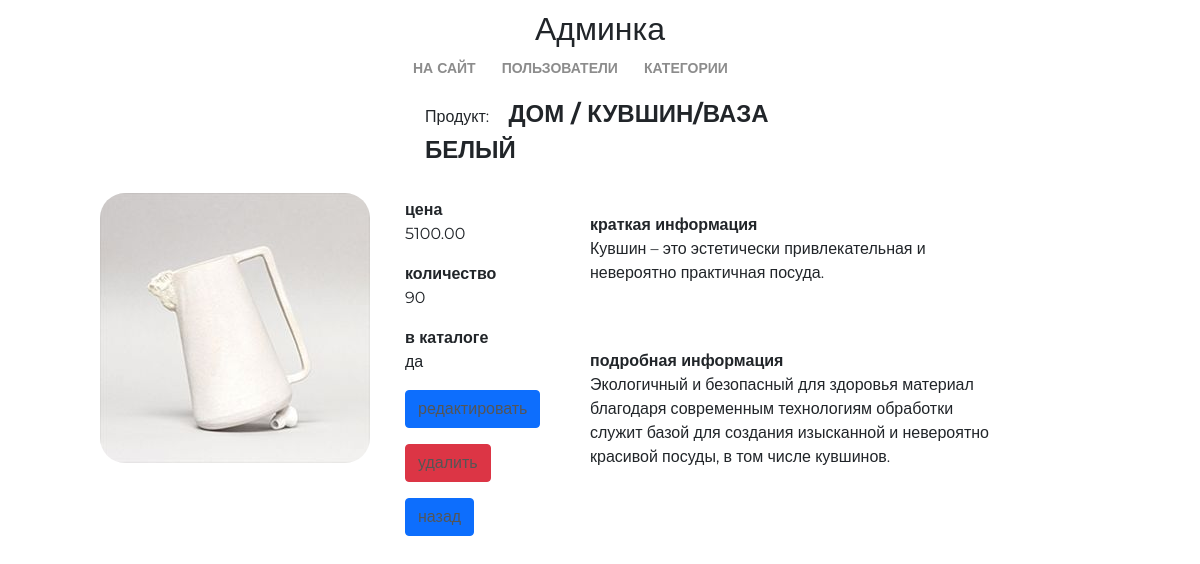
Screenshot of /my/admin/product/27/ (signed in) with the database file from the repository.
### mainapp/models.py (models this page shows, shortened)
class Product(models.Model):
    category = models.ForeignKey(ProductCategory, on_delete=models.CASCADE,)
    name = models.CharField('имя', max_length=128,)
    image = models.ImageField(upload_to='product_img', blank=True,)
    short_desc = models.CharField(
        'краткое описание',
        max_length=256,
        blank=True,
    )
    description = models.CharField(
        'описание',
        max_length=500,
        blank=True,
    )
    price = models.DecimalField(
        'цена продукта',
        max_digits=8,
        decimal_places=2,
        default=0,
    )
    quantity = models.PositiveIntegerField('количество товара на складе', default=0,)
    is_active = models.BooleanField('активность', default=True)
    class Meta:
        verbose_name = 'продукт'
        verbose_name_plural = 'продукты'
        ordering = ['price']

class ProductCategory(models.Model):
    name = models.CharField(
        'имя',
        max_length=64,
        unique=True,
    )
    description = models.TextField(
        'описание',
        blank=True,
    )
    created = models.DateTimeField(auto_now_add=True)
    updated = models.DateTimeField(auto_now=True)
    is_active = models.BooleanField('активность', default=True)
    class Meta:
        verbose_name = 'категория продукта'
        verbose_name_plural = 'категории продукта'
        ordering = ['name']

### adminapp/views.py (the view)
# urls.py: path('product/<int:pk>/', adminapp.ProductDetail.as_view(), name='product_view'),
class ProductDetail(SuperUserOnlyMixin, PageTitleMixin, DetailView):
    model = Product
    page_title = 'админка/продукты'

### adminapp/views.py (called while the page is built)
    @method_decorator(user_passes_test(lambda user: user.is_superuser))
    def dispatch(self, request, *args, **kwargs):
        return super().dispatch(request, *args, **kwargs)

    def get_context_data(self, **kwargs):
        context = super().get_context_data(**kwargs)
        context[self.page_title_key] = self.page_title
        return context

### mainapp/context_processors.py (called while the page is built)
def categories(request):
    return {
        'categories': ProductCategory.objects.filter(is_active=True)
    }

### adminapp/templates/mainapp/product_detail.html
{% extends 'adminapp/base.html' %}
{% load static %}
{% block container %}
  <div class="product_read mx-auto col-6">
    <div class="product_name">
      Продукт: <strong>{{ object.category.name|upper }} / {{ object.name|upper }}</strong>
    </div>
    <img src="/media/{{ object.image|default:'product_img/default.jpg' }}" alt="{{ object.name }}">
    <div class="summary">
       <b>цена</b>
       <p>{{ object.price }}</p>
       <b>количество</b>
       <p>{{ object.quantity }}</p>
       <b>в каталоге</b>
       <p>{% if object.is_active %}да{% else %}нет{% endif %}</p>
       <p>
           <a href="" class="btn btn-primary">
        редактировать</a>
       </p>
        <p>
            <a href="" class="btn btn-danger">
        удалить</a>
       </p>
       <p>
            <a href="{% url 'my_admin:category_products' object.category_id %}" class="btn btn-primary">
        назад</a>
       </p>
     </div>
      <div class="product_desc">
          <b>краткая информация</b>
          <p>{{ object.short_desc }}</p>
          <br><br>
          <b>подробная информация</b>
          <p>{{ object.description }}</p>
      </div>
  </div>
{% endblock %}

### geekshop/static/style.css (style rules this page uses)
* { margin: 0; padding: 0; }
body { font-family: 'Montserrat', sans-serif; }
html, body { height: 100%; }
.product_read { margin: 0 auto; width: 1000px; height: 600px; }
.product_read img { display: block; float:left; margin-top: 25px; border-radius: 25px; }
.product_read .product_name { display: block; margin: 0 auto; width: 350px; }
.product_read .summary { display: block; float: left; margin-left: 35px; margin-top: 30px; width: 150px; }
.product_read .product_desc { display: block; float: left; margin-left: 35px; margin-top: 45px; width: 400px; }
.product_read strong { font-size: 150%; margin-left: 15px; }
.product_read a { color: #555; text-decoration: none; }

### rows the page displays
Product: category.name "ДОМ", name "КУВШИН/ВАЗА БЕЛЫЙ", image (picture), price "5100.00", quantity "90", short_desc "Кувшин – это эстетически привлекательная и невероятно практичная посуда.", description "Экологичный и безопасный для здоровья материал благодаря современным технологиям обработки служит базой для создания изысканной и невероятно красивой посуды, в том числе кувшинов."
